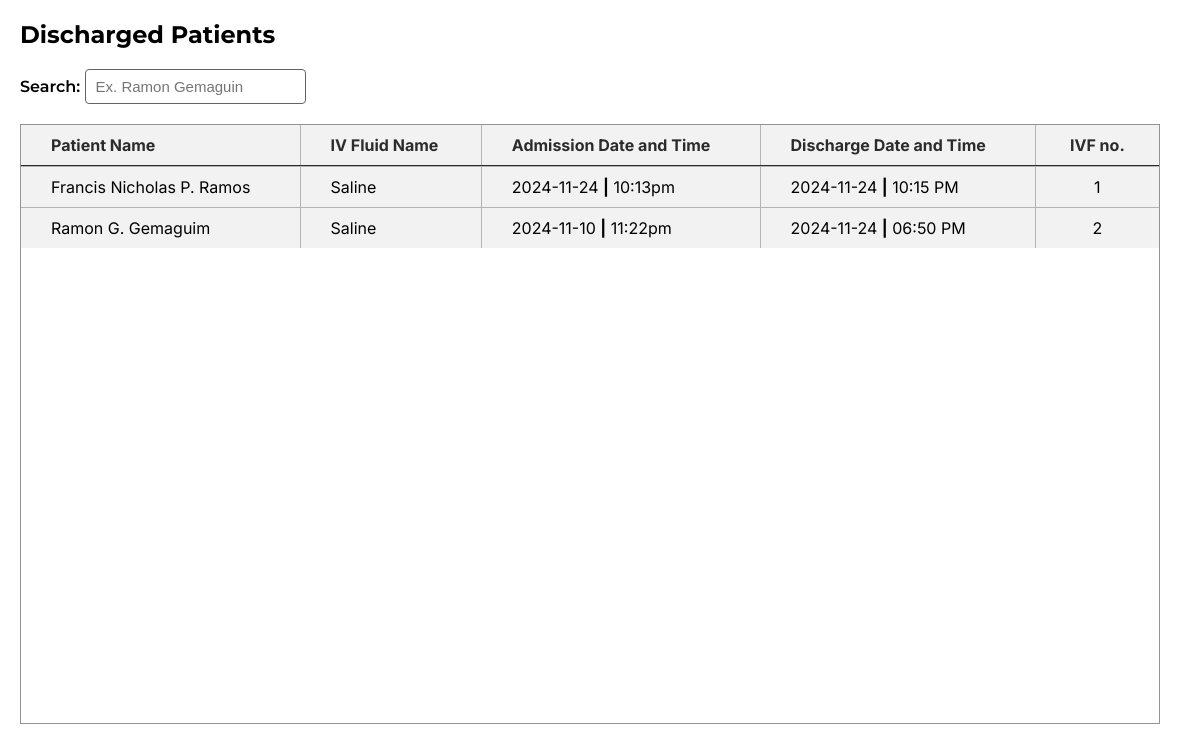
The page /admin/discharged.php (signed in) on the database its author committed.
### tables this page shows
CREATE TABLE `discharge` (
  `id` int(10) NOT NULL,
  `patient_name` varchar(255) NOT NULL,
  `iv_fluid` varchar(255) NOT NULL,
  `admission_date` date NOT NULL,
  `admission_time` varchar(255) NOT NULL,
  `discharge_date` varchar(255) NOT NULL,
  `discharge_time` varchar(255) NOT NULL DEFAULT current_timestamp(),
  `ivf_no` int(10) NOT NULL
);

### admin/function/discharge/display_discharge.php (the view, shortened to what this page needs)
<?php
include 'db.php';
$sql = "SELECT id, patient_name, iv_fluid, admission_date, admission_time, discharge_date, discharge_time, ivf_no FROM discharge ORDER BY id DESC";
$result = $conn->query($sql);
if ($result->num_rows > 0) {
    while($row = $result->fetch_assoc()) {
        echo "<tr>";
        echo "<td>" . htmlspecialchars($row['patient_name']) . "</td>";
        echo "<td>" . htmlspecialchars($row['iv_fluid']) . "</td>";
        echo "<td>
                <span>" . htmlspecialchars($row['admission_date']) . "</span> <strong>|</strong>
                <span>" . htmlspecialchars($row['admission_time']) . "</span>
              </td>";
        echo "<td>
                <span>" . htmlspecialchars($row['discharge_date']) . "</span> <strong>|</strong>
                <span>" . htmlspecialchars($row['discharge_time']) . "</span>
              </td>";
        echo "<td style='text-align:center;'>" . htmlspecialchars($row['ivf_no']) . "</td>";
        echo "</tr>";
    }
} else {
    echo "<tr><td colspan='6' style='color: red;'>No records found.</td></tr>";
}
?>

### admin/discharged.php (shortened to what this page needs)
<!DOCTYPE html>
<html lang="en">
<head>
    <link rel="stylesheet" href="../assets/management.css">
    <link rel="stylesheet" href="../assets/visible_placeholder/search_highlight.css">
</head>
<body>
    <div class="container">
        <div class="top">
            <h2>Discharged Patients</h2>
        </div>
        <div class="searchbar">
            <span class="search">
                Search:
                <input type="text" id="searchInput" onkeyup="searchTable()" placeholder="Ex. Ramon Gemaguin">
            </span>
        </div>
        <div class="table">
            <table id="patientTable">
                <tr>
                    <th style="text-align: left;">Patient Name</th>
                    <th style="text-align: left;">IV Fluid Name</th>
                    <th style="text-align: left;">Admission Date and Time</th>
                    <th style="text-align: left;">Discharge Date and Time</th>
                    <th>IVF no.</th>
                </tr>
                <tr>
                    <tbody>
                        <?php include 'function/discharge/display_discharge.php'; ?>
                    </tbody>
                </tr>
            </table>
        </div>
    </div>
</body>
</html>

### assets/management.css (style rules this page uses)
* { margin: 0; padding: 0; box-sizing: border-box; }
.container { margin: 20px 0 0 20px; width: 95%; }
.top { display: flex; align-items: center; justify-content: space-between; font-family: 'Montserrat', system-ui, -apple-system, BlinkMacSystemFont, 'Segoe UI', Roboto, Oxygen, Ubuntu, Cantarell, 'Open Sans', 'Helvetica Neue', sans-serif; }
.searchbar, .sort { font-family: 'Montserrat', system-ui, -apple-system, BlinkMacSystemFont, 'Segoe UI', Roboto, Oxygen, Ubuntu, Cantarell, 'Open Sans', 'Helvetica Neue', sans-serif; font-weight: 600; }
.search { margin-right: 50px; }
input { font-size: 15px; height: 35px; padding: 10px; border-radius: 4px; border: 1px solid #636363; }
.table { height: 600px; border: hidden; overflow-y: auto; border: 1px solid #949494; }
table { font-family: 'Inter', system-ui, -apple-system, BlinkMacSystemFont, 'Segoe UI', Roboto, Oxygen, Ubuntu, Cantarell, 'Open Sans', 'Helvetica Neue', sans-serif; border: none; border-collapse: collapse; border-radius: 6px; width: 100%; }
td, th { border: 1px solid #b4b4b4; padding: 10px 30px 10px 30px; background-color: #f2f2f2; }
th { border-bottom: 2px solid; color: #2b2b2b; }
tr:first-child th { border-top: none; }
tr:last-child td { border-bottom: none; }
td:first-child, th:first-child { border-left: none; }
td:last-child, th:last-child { border-right: none; }
.searchbar { margin: 20px 0 20px 0; }

### rows shown on the page
discharge: patient_name "Francis Nicholas P. Ramos", iv_fluid "Saline", admission_date "2024-11-24", admission_time "10:13pm", discharge_date "2024-11-24", discharge_time "10:15 PM", ivf_no "1"
discharge: patient_name "Ramon G. Gemaguim", iv_fluid "Saline", admission_date "2024-11-10", admission_time "11:22pm", discharge_date "2024-11-24", discharge_time "06:50 PM", ivf_no "2"
